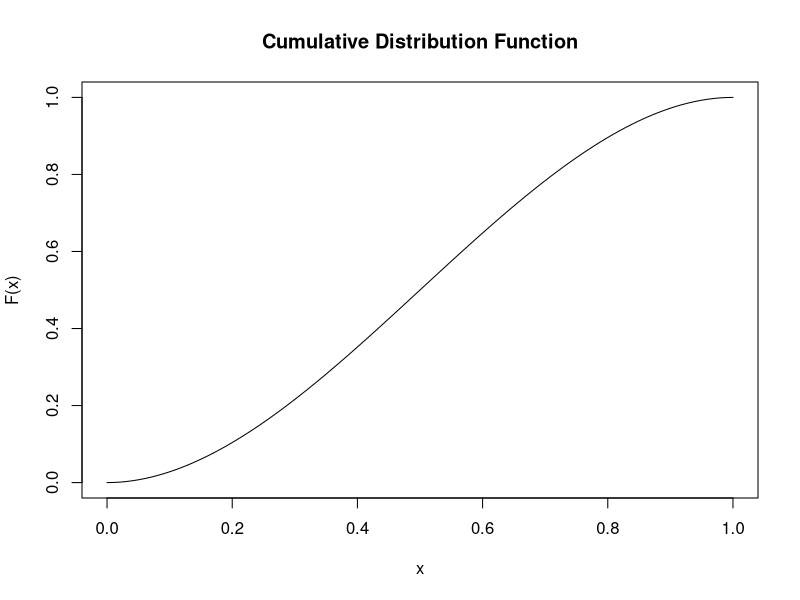

Reproduce this figure in R.
# Solve for the constant k to satisfy the density function condition
# We want the integral of f(x) from 0 to 1 to be 1.

# Define the probability density function f(x) = kx(1 - x)
f = function(x, k) {
  k * x * (1 - x)
}

# Integrate f(x) over the range [0, 1] to find the normalization condition
# We set the integral equal to 1 and solve for k
integral_result = integrate(f, lower = 0, upper = 1, k = 1)$value
cat("Integral result:", integral_result, "\n")

# Set the integral equal to 1 and solve for k
# integral_result represents the value of the integral, so we solve for k
k = 1 / integral_result
cat("The value of k =", k, "\n")  # k = 6 as we computed

# Now we can use this value of k in the rest of the calculations

# Define the probability density function using the computed value of k
f = function(x) { k * x * (1 - x) }

# Compute P(0.4 < X < 1)
# Integrating the pdf from 0.4 to 1
prob_b = integrate(f, lower = 0.4, upper = 1)$value
cat("P(0.4 < X < 1) =", prob_b, "\n")

# Compute P(X ≤ 0.4)
# Integrating the pdf from 0 to 0.4
prob_a = integrate(f, lower = 0, upper = 0.4)$value
cat("P(X ≤ 0.4) =", prob_a, "\n")

# Compute P(X < 0.8)
# Integrating the pdf from 0 to 0.8
prob_c = integrate(f, lower = 0, upper = 0.8)$value
cat("P(X < 0.8) =", prob_c, "\n")

# Compute conditional probability P(X < 0.4 | X < 0.8)
# Using the formula: P(A | B) = P(A ∩ B) / P(B)
# Here, P(A) = P(X < 0.4), and P(B) = P(X < 0.8)
prob_conditional = prob_a / prob_c
cat("P(X < 0.4 | X < 0.8) =", prob_conditional, "\n")

# Compute Expected Value E[X] (Mean)
# Integral of x * f(x) over the range [0,1]
mean_x = integrate(function(x) x * f(x), lower = 0, upper = 1)$value
cat("Mean(X) =", mean_x, "\n")

# Compute Expected Value E[X^2]
# Integral of x^2 * f(x) over the range [0,1]
ex_2 = integrate(function(x) {
  x^2 * f(x)
}, lower = 0, upper = 1)$value

# Compute Variance Var(X)
# Variance formula: Var(X) = E[X^2] - (E[X])^2
variance_x = ex_2 - (mean_x^2)
cat("Variance(X) =", variance_x, "\n")

# Define the cumulative distribution function (CDF)
# The CDF is computed by integrating the PDF from 0 to x
f_x = function(x) {
  sapply(x, function(xi) {
      integrate(f, lower = 0, upper = xi)$value
    })
}


# Generate x values from 0 to 1
x_vals = seq(0, 1, length.out = 100)

# Compute the CDF values for these x values
cdf_vals = f_x(x_vals)

# Plot the cumulative distribution function (CDF)
plot(x_vals, cdf_vals, type = "l", xlab = "x", ylab = "F(x)", 
     main = "Cumulative Distribution Function")
